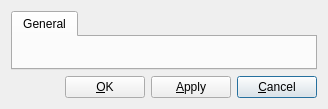
<ui version="4.0" >
 <class>PreferencesDialogBase</class>
 <widget class="QDialog" name="PreferencesDialogBase" >
  <property name="geometry" >
   <rect>
    <x>0</x>
    <y>0</y>
    <width>328</width>
    <height>109</height>
   </rect>
  </property>
  <property name="windowTitle" >
   <string>Preferences</string>
  </property>
  <layout class="QVBoxLayout" >
   <property name="spacing" >
    <number>6</number>
   </property>
   <property name="leftMargin" >
    <number>11</number>
   </property>
   <property name="topMargin" >
    <number>11</number>
   </property>
   <property name="rightMargin" >
    <number>11</number>
   </property>
   <property name="bottomMargin" >
    <number>11</number>
   </property>
   <item>
    <layout class="QVBoxLayout" >
     <property name="spacing" >
      <number>6</number>
     </property>
     <property name="leftMargin" >
      <number>0</number>
     </property>
     <property name="topMargin" >
      <number>0</number>
     </property>
     <property name="rightMargin" >
      <number>0</number>
     </property>
     <property name="bottomMargin" >
      <number>0</number>
     </property>
     <item>
      <widget class="QTabWidget" name="d_preferencesTab" >
       <widget class="QWidget" name="tab" >
        <attribute name="title" >
         <string>General</string>
        </attribute>
        <layout class="QVBoxLayout" >
         <property name="spacing" >
          <number>6</number>
         </property>
         <property name="leftMargin" >
          <number>0</number>
         </property>
         <property name="topMargin" >
          <number>0</number>
         </property>
         <property name="rightMargin" >
          <number>0</number>
         </property>
         <property name="bottomMargin" >
          <number>0</number>
         </property>
        </layout>
       </widget>
      </widget>
     </item>
     <item>
      <layout class="QHBoxLayout" >
       <property name="spacing" >
        <number>6</number>
       </property>
       <property name="leftMargin" >
        <number>0</number>
       </property>
       <property name="topMargin" >
        <number>0</number>
       </property>
       <property name="rightMargin" >
        <number>0</number>
       </property>
       <property name="bottomMargin" >
        <number>0</number>
       </property>
       <item>
        <spacer>
         <property name="orientation" >
          <enum>Qt::Horizontal</enum>
         </property>
         <property name="sizeType" >
          <enum>QSizePolicy::Expanding</enum>
         </property>
         <property name="sizeHint" >
          <size>
           <width>100</width>
           <height>20</height>
          </size>
         </property>
        </spacer>
       </item>
       <item>
        <widget class="QPushButton" name="d_okButton" >
         <property name="text" >
          <string>&amp;OK</string>
         </property>
         <property name="shortcut" >
          <string>Alt+O</string>
         </property>
        </widget>
       </item>
       <item>
        <widget class="QPushButton" name="d_applyButton" >
         <property name="text" >
          <string>&amp;Apply</string>
         </property>
         <property name="shortcut" >
          <string>Alt+A</string>
         </property>
        </widget>
       </item>
       <item>
        <widget class="QPushButton" name="d_cancelButton" >
         <property name="text" >
          <string>&amp;Cancel</string>
         </property>
         <property name="shortcut" >
          <string>Alt+C</string>
         </property>
         <property name="default" >
          <bool>true</bool>
         </property>
        </widget>
       </item>
      </layout>
     </item>
    </layout>
   </item>
  </layout>
 </widget>
 <layoutdefault spacing="6" margin="11" />
 <tabstops>
  <tabstop>d_preferencesTab</tabstop>
  <tabstop>d_okButton</tabstop>
  <tabstop>d_cancelButton</tabstop>
 </tabstops>
 <resources/>
 <connections/>
</ui>
